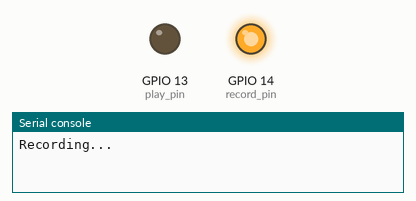
Recording of a program running on a simulated ESP8266 board running MicroPython. On the bench: output pins drawn as LEDs (lit = HIGH), the last lines printed to the serial console.

Above: at 5.0 s.
At 17.0 s:
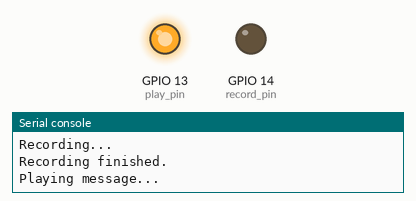
At 24.5 s:
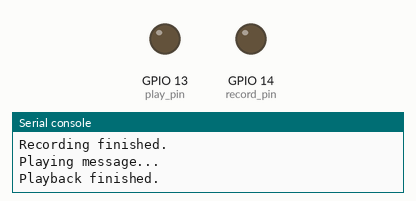
Timing chart, 0 to 35.1 s (numbered marks = the images above):
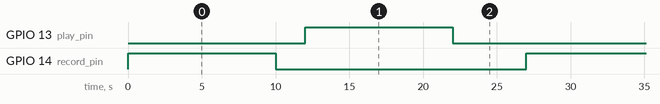

Measured:
- by itself, GPIO 13 (play_pin), GPIO 14 (record_pin): alternates HIGH for 10.0 s and LOW for 17.0 s
- by itself, everything shown: repeats every 27.0 s, in 4 steps

The program:

RecordAndPlay.py
```python
from machine import Pin, SPI
import time

# Define GPIO pins for ISD1820
record_pin = Pin(14, Pin.OUT)  # D5 Record pin
play_pin = Pin(13, Pin.OUT)    # D7 Play pin
data_pin = Pin(12, Pin.OUT)    # D6 Data pin

# Initialize ISD1820
record_pin.off()
play_pin.off()
data_pin.off()

# Record Function
def record_message(filename="message.wav"):
    print("Recording...")
    record_pin.on()
    time.sleep(10)  # Record for 10 seconds
    record_pin.off()
    print("Recording finished.")

# Play Function
def play_message():
    print("Playing message...")
    play_pin.on()
    time.sleep(10)  # Play for 10 seconds
    play_pin.off()
    print("Playback finished.")

# Main loop
while True:
    record_message()
    time.sleep(2)  # Wait before playing the recorded message
    play_message()
    time.sleep(5)
```
